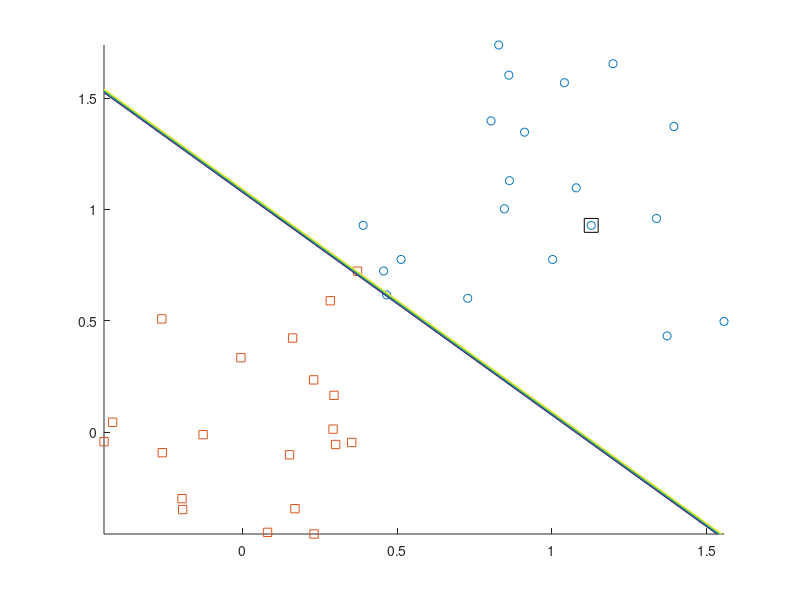

MATLAB code to generate this figure:
% Demo of the linear SVM trained via SGD
% Author: Andreas Krause (ETHZ)

clf; clear;

lambda = .01; %regularization parameter
use_std = .3; %noise injected

%prepare data
gridsize = .02;

npc = 20; % points per class
n = 2*npc;
X(1:npc,:)=randn(npc,2)*use_std+1;
Y(1:npc)=1;
X((npc+1):n,:)=randn(npc,2)*use_std;
Y((npc+1):n)=-1;
minX = min(X(:,1)); maxX = max(X(:,1));
minY = min(X(:,2)); maxY = max(X(:,2));


w = rand(3,1); %coefficients
niter = 100;
pause
for i = 1:niter
    % predict discriminant for plotting
    [Xg,Yg] = meshgrid(minX:gridsize:maxX,minY:gridsize:maxY);
    fval = sign([Xg(:) Yg(:) ones(length(Xg(:)),1)]*w);

    j = randi(n,1); %pick random data point
    fpred = ([X(j,:),1]*w);
    
    % some plotting
    clf
    axis([minX maxX minY maxY]);
    hold on
    plot(X(1:npc,1),X(1:npc,2),'o');
    plot(X((npc+1):n,1),X((npc+1):n,2),'s');
    contour(Xg,Yg,reshape(fval,size(Xg)));
    plot(X(j,1),X(j,2),'ks','markersize',10);
    hold off
    pause(.1)
    
    % Stochastic gradient descent step
    eta = min(5/i,1); %learning rate
    if Y(j)*fpred<1 %violate margin
        w = w+eta*Y(j)*[X(j,:),1]'; %gradient w.r.t. hinge loss
    end
    w = w-eta*lambda*w; %gradient w.r.t. regularizer
    
end